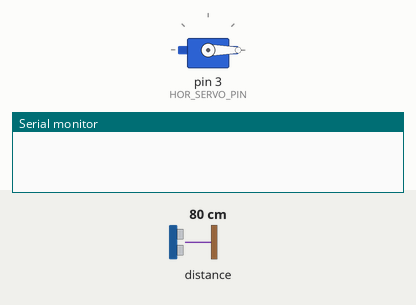
A sketch run on a simulated Arduino Uno, built with avr-gcc and run on an emulated ATmega328P. On the bench: servo, the last lines printed to the serial monitor. Inputs (shaded band) come from the test bench; at power-on: distance to the obstacle 80 cm.

Above: at 0.1 s.
At 1.1 s:
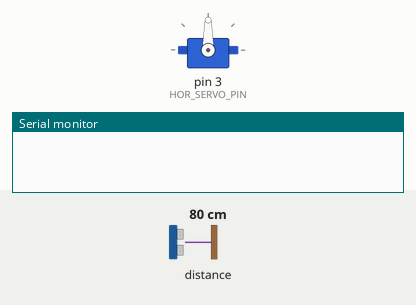
At 3.2 s:
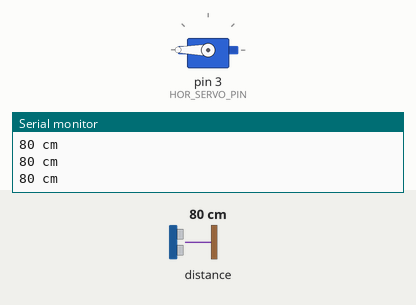
3.3 s: distance to the obstacle set to 120 cm
Timing chart, 0 to 6.3 s (numbered marks = the images above; inputs shaded):
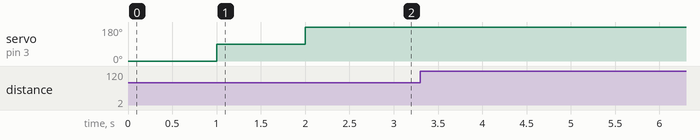

The sketch:

ServoMovement.ino
```cpp
#include <Servo.h>
#include <Wire.h>
#include <LIDARLite.h>

// Globals
LIDARLite lidarLite;
int cal_cnt = 0;
const int HOR_SERVO_PIN = 3;    // Pin number for the horizontal rotation servo - will not change

Servo servo1;

void setup()
{
  Serial.begin(9600); // Initialize serial connection to display distance readings

  lidarLite.begin(0, true); // Set configuration to default and I2C to 400 kHz
  lidarLite.configure(0); // Change this number to try out alternate configurations

  servo1.attach(HOR_SERVO_PIN); //attach the servo on pin SERVO_PIN


  servo1.write(0);  //send the servo to '0' degrees
  delay(1000);      //wait for the servo to move before moving again

  servo1.write(90);  //send the servo to '90' degrees
  delay(1000);       //wait for the servo to move before moving again

  servo1.write(180);  //send the servo to '180' degrees

}

void loop()
{
  int dist;

  // At the beginning of every 100 readings,
  // take a measurement with receiver bias correction
  if ( cal_cnt == 0 ) {
    dist = lidarLite.distance();      // With bias correction
  } else {
    dist = lidarLite.distance(false); // Without bias correction
  }

  // Increment reading counter
  cal_cnt++;
  cal_cnt = cal_cnt % 100;

  // Display distance
  Serial.print(dist);
  Serial.println(" cm");


  delay(10);
}
```
